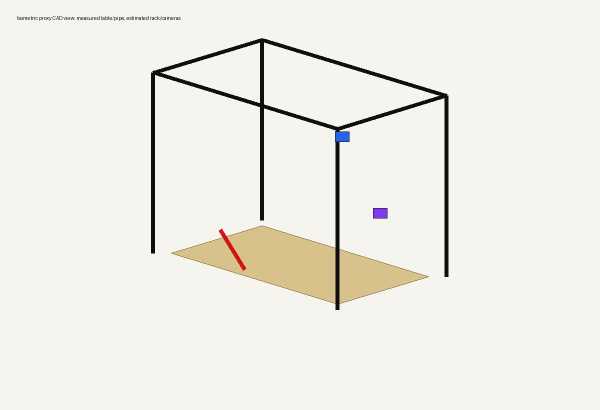
#> input picture scene_reconstruction/cad/drawings/isometric.png, 1200 x 820 px, given as the content of the folder /home/eii/Downloads/iphone, which was not available (shown at 1/2 size)
$ python inventory_photos.py
#> lines starting #> are read from the running program, lines starting #| are printed output that depends on the picture; pictures that were not available may be replaced by others from this repository, and a replacement may not be noted
#!/usr/bin/env python3
"""Inventory real photos without modifying originals."""

from __future__ import annotations

import json
from pathlib import Path
from typing import Any

from PIL import Image, ImageDraw, ImageOps


REPO_ROOT = Path(__file__).resolve().parents[2]
PHOTO_DIR = Path("/home/eii/Downloads/iphone")
OUT = REPO_ROOT / "scene_reconstruction"
PHOTO_OUT = OUT / "photos"
REPORTS = OUT / "reports"


def exif_dict(img: Image.Image) -> dict[str, Any]:
    exif = img.getexif()
    keys = {
        271: "make",
        272: "model",
        306: "datetime",
        33434: "exposure_time",
        33437: "f_number",
        34855: "iso",
        37386: "focal_length",
        41989: "focal_length_35mm",
    }
    out: dict[str, Any] = {}
    for tag, name in keys.items():
        if tag in exif:
            value = exif.get(tag)
            out[name] = str(value)
    return out


def analyze_visible_objects(name: str) -> list[str]:
    lower = name.lower()
    # Conservative filename-independent default: every photo still needs visual review.
    objects = ["needs_visual_review"]
    if "5334" in lower:
        objects.extend(["pipe_measurement_sketch", "table_edge_measurements"])
    return objects


def build_contact_sheet(records: list[dict[str, Any]]) -> Path:
    thumbs: list[Image.Image] = []
    labels: list[str] = []
    for idx, rec in enumerate(records, start=1):
        src = Path(rec["path"])
        with Image.open(src) as img:
            img = ImageOps.exif_transpose(img).convert("RGB")
            img.thumbnail((420, 315))
            canvas = Image.new("RGB", (440, 370), (245, 245, 240))
            canvas.paste(img, ((440 - img.width) // 2, 8))
            draw = ImageDraw.Draw(canvas)
            label = f"{idx}. {src.name}\n{rec['width']}x{rec['height']}\n{rec.get('datetime','unknown time')}"
            draw.multiline_text((12, 325), label, fill=(20, 20, 20), spacing=3)
            thumbs.append(canvas)
            labels.append(label)
    if not thumbs:
        raise FileNotFoundError(f"no images found in {PHOTO_DIR}")
    cols = 2 if len(thumbs) <= 8 else 3
    rows = (len(thumbs) + cols - 1) // cols
    sheet = Image.new("RGB", (cols * 440, rows * 370), (230, 230, 225))
    for i, thumb in enumerate(thumbs):
        sheet.paste(thumb, ((i % cols) * 440, (i // cols) * 370))
    out_path = PHOTO_OUT / "contact_sheet.jpg"
    sheet.save(out_path, quality=92)
    return out_path


def main() -> None:
    PHOTO_OUT.mkdir(parents=True, exist_ok=True)
    REPORTS.mkdir(parents=True, exist_ok=True)
    records: list[dict[str, Any]] = []
    for path in sorted(PHOTO_DIR.iterdir()):
        if not path.is_file() or path.suffix.lower() not in {".jpg", ".jpeg", ".png", ".heic"}:
            continue
        with Image.open(path) as img:
#> img is the input picture: PIL image 1200x820 RGB; mean R, G, B 239.5, 236.8, 229.3
            exif = exif_dict(img)
#> after the loop in exif_dict, `for tag, name in keys.items():`: out = 0 items
#> exif = 0 items
            rec: dict[str, Any] = {
                "id": len(records) + 1,
                "path": str(path),
                "filename": path.name,
                "suffix": path.suffix.lower(),
                "width": img.width,
                "height": img.height,
                "exif": exif,
                "datetime": exif.get("datetime", ""),
                "lens_or_focal_length": exif.get("focal_length") or exif.get("focal_length_35mm", ""),
                "visible_objects": analyze_visible_objects(path.name),
                "scale_reference": "unknown",
                "viewpoint": "unknown_until_visual_review",
                "suitable_for_camera_pose": "unknown_until_visual_review",
                "suitable_for_pipe_axis": "unknown_until_visual_review",
            }
            records.append(rec)

    contact_sheet = build_contact_sheet(records)
#> in build_contact_sheet, `img.thumbnail((420, 315))`:
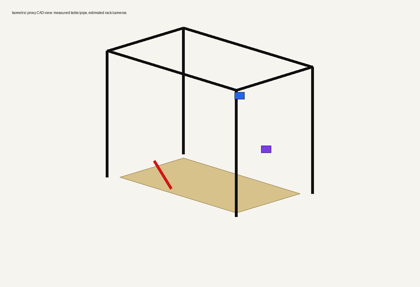
#> img: PIL image 420x287 RGB; mean R, G, B 239.5, 236.8, 229.3
#> in build_contact_sheet, `canvas = Image.new("RGB", (440, 370), (245, 245, 240))`:
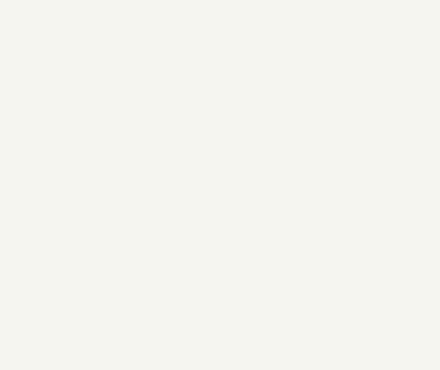
#> canvas: PIL image 440x370 RGB; mean R, G, B 245, 245, 240
#> in build_contact_sheet, `canvas.paste(img, ((440 - img.width) // 2, 8))`:
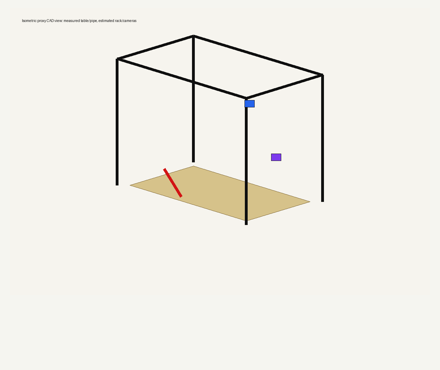
#> canvas: PIL image 440x370 RGB; mean R, G, B 240.9, 238.9, 232
#> in build_contact_sheet, `cols = 2 if len(thumbs) <= 8 else 3`: cols = 2
#> in build_contact_sheet, `rows = (len(thumbs) + cols - 1) // cols`: rows = 1
#> in build_contact_sheet, `sheet = Image.new("RGB", (cols * 440, rows * 370), (230, 230, 225))`:
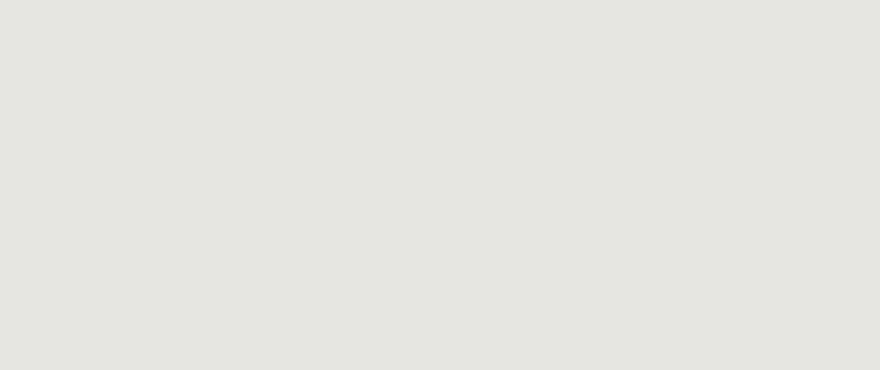
#> sheet: PIL image 880x370 RGB; mean R, G, B 230, 230, 225
#> the loop in build_contact_sheet, `for i, thumb in enumerate(thumbs):` made 1 pass
#> after the loop in build_contact_sheet, `for i, thumb in enumerate(thumbs):`:
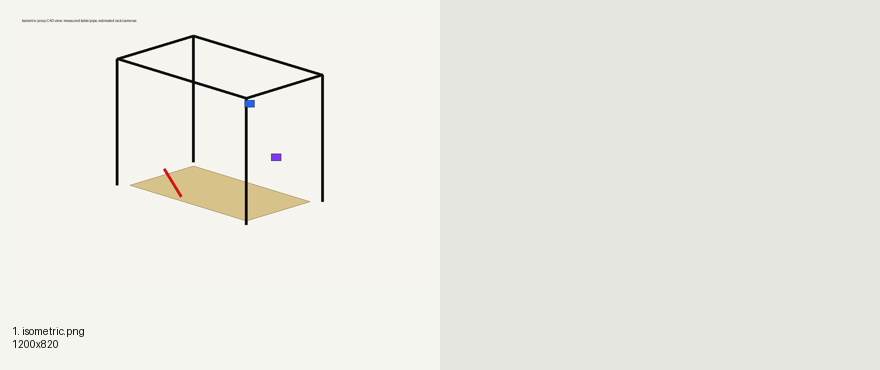
#> sheet: PIL image 880x370 RGB; mean R, G, B 235.3, 234.3, 228.3
    (PHOTO_OUT / "photo_inventory.json").write_text(json.dumps(records, indent=2, ensure_ascii=False), encoding="utf-8")
    md = [
        "# Photo Inventory",
        "",
        f"- Source directory: `{PHOTO_DIR}`",
        f"- Original files modified: `no`",
        f"- Contact sheet: `scene_reconstruction/photos/{contact_sheet.name}`",
        "",
        "| ID | File | Size | Time | Lens/focal | Initial notes |",
        "| --- | --- | --- | --- | --- | --- |",
    ]
    for rec in records:
        md.append(
            f"| {rec['id']} | `{rec['filename']}` | {rec['width']}x{rec['height']} | "
            f"{rec.get('datetime') or 'unknown'} | {rec.get('lens_or_focal_length') or 'unknown'} | "
            f"{', '.join(rec['visible_objects'])} |"
        )
#> this loop made 1 pass
#> after the loop, md = 9 items
    md.extend(
        [
            "",
            "## Visual Reading Status",
            "",
            "- The contact sheet was generated from the real files, but individual images still require visual inspection before deriving dimensions.",
            "- All image-derived dimensions must remain `estimated` unless paired with a measured value.",
        ]
    )
    (REPORTS / "photo_inventory.md").write_text("\n".join(md) + "\n", encoding="utf-8")
    print(json.dumps({"count": len(records), "contact_sheet": str(contact_sheet)}, indent=2))
#| {
#|   "count": 1,
#|   "contact_sheet": "scene_reconstruction/photos/contact_sheet.jpg"
#| }


if __name__ == "__main__":
    main()
